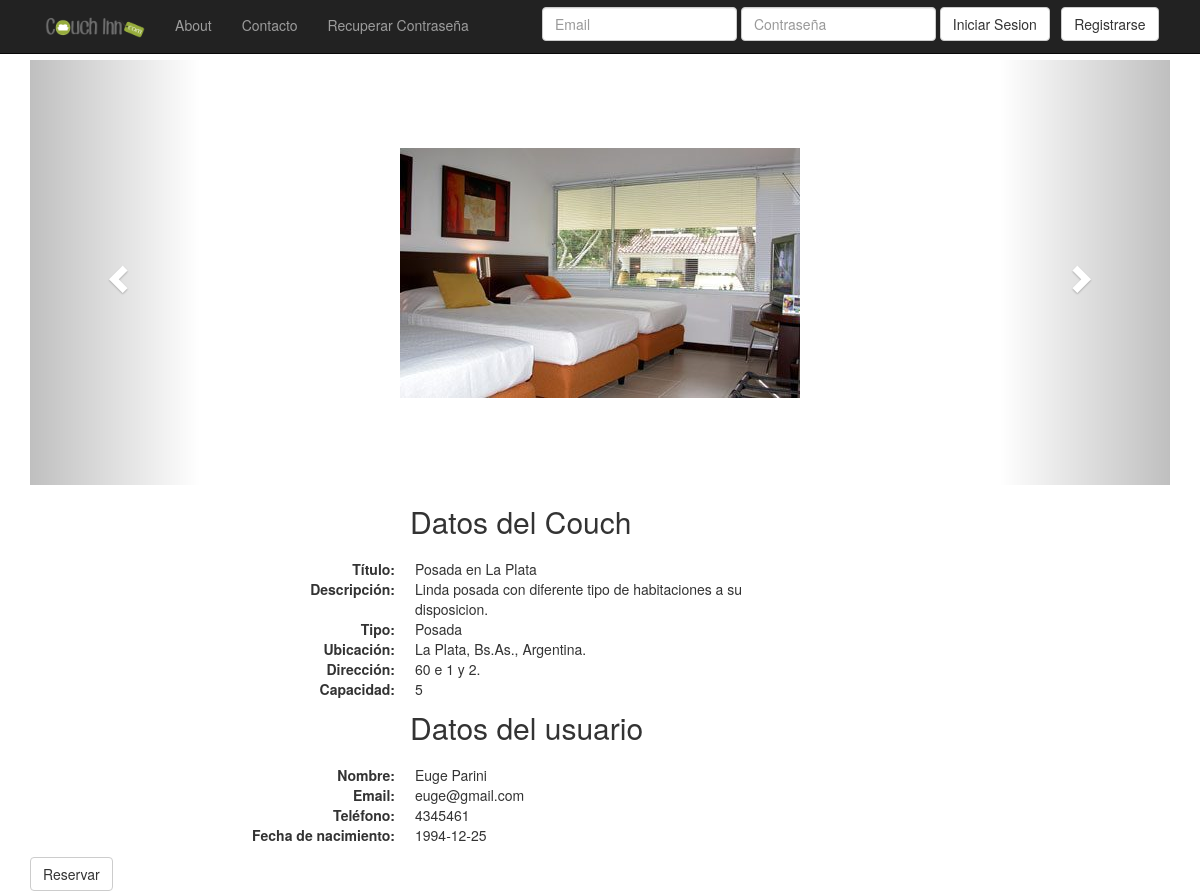
The page /detalle_couch.php?id=3 on the database its author committed.
### tables this page shows
CREATE TABLE IF NOT EXISTS `couch` (
  `id_couch` int(100) NOT NULL AUTO_INCREMENT,
  `id_usuario` int(100) NOT NULL,
  `id_tipo` int(100) NOT NULL,
  `titulo` varchar(100) NOT NULL,
  `descripcion` text NOT NULL,
  `ubicacion` varchar(100) NOT NULL,
  `direccion` varchar(100) NOT NULL,
  `capacidad` int(100) NOT NULL,
  `eliminado_couch` tinyint(1) NOT NULL DEFAULT '0',
  `despublicado` tinyint(1) NOT NULL DEFAULT '0',
  PRIMARY KEY (`id_couch`),
  KEY `id_tipo` (`id_tipo`)
);

CREATE TABLE IF NOT EXISTS `foto` (
  `id_foto` int(100) NOT NULL AUTO_INCREMENT,
  `id_couch` int(100) NOT NULL,
  `ruta` varchar(100) NOT NULL,
  PRIMARY KEY (`id_foto`),
  UNIQUE KEY `ruta` (`ruta`),
  KEY `id_couch` (`id_couch`)
);

CREATE TABLE IF NOT EXISTS `tipo` (
  `id_tipo` int(100) NOT NULL AUTO_INCREMENT,
  `nombre_tipo` varchar(30) NOT NULL,
  `eliminado` tinyint(1) DEFAULT '0',
  PRIMARY KEY (`id_tipo`)
);

CREATE TABLE IF NOT EXISTS `usuario` (
  `id_usuario` int(100) NOT NULL AUTO_INCREMENT,
  `email` varchar(30) NOT NULL,
  `nombre` varchar(35) NOT NULL,
  `apellido` varchar(35) NOT NULL,
  `fnac` date NOT NULL,
  `telefono` varchar(25) NOT NULL,
  `clave` varchar(15) NOT NULL,
  PRIMARY KEY (`id_usuario`) USING BTREE,
  UNIQUE KEY `email` (`email`),
  KEY `email_2` (`email`)
);

### detalle_couch.php (the view, shortened to what this page needs)
<?php
include("conectarBD.php");
$first= true;
$esDuenio = false;
$query= "SELECT * FROM couch INNER JOIN tipo ON (couch.id_tipo = tipo.id_tipo) INNER JOIN usuario ON (couch.id_usuario = usuario.id_usuario) WHERE (couch.id_couch ='".$_GET["id"]."' AND couch.eliminado_couch = 0)";
$resultado= mysqli_query($conexion, $query);
if (mysqli_num_rows($resultado) == 1){
?>
<!DOCTYPE html>
<html>
<head>
    <link href="bootstrap/css/bootstrap.min.css" rel="stylesheet">
    <link href="default.css" rel="stylesheet">
</head>
<body>
<?php include("navbar.php"); ?>
<div class="container">
    <?php while ( $couch = mysqli_fetch_array($resultado)) {
        $query_foto="SELECT ruta FROM foto WHERE id_couch='".$_GET["id"]."'";
        $resultado_foto=mysqli_query($conexion, $query_foto);
        $cant_fotos=mysqli_num_rows($resultado_foto);
        ?>
        <div id="myCarousel" class="carousel slide" data-ride="carousel">
            <ol class="carousel-indicators">
                <?php for($i = 0; $i < $cant_fotos; $i++){ ?>
                    <li data-target="#myCarousel" data-slide-to=<?php echo($i); if($i == 0){ echo(" class=active");} ?>></li>
                <?php } ?>
            </ol>
            <div class="carousel-inner" role="listbox">
                <?php while ( $foto = mysqli_fetch_array($resultado_foto)) {
                    if( $first){ $first=false;?>
                    <div class="item active">
                        <img  src=<?php echo("fotos_hospedajes/".$foto["ruta"]);?> >
                     </div>
                <?php } else {?>
                    <div class="item">
                        <img  src=<?php echo("fotos_hospedajes/".$foto["ruta"]);?> >
                    </div>
                <?php }
                } ?>
            </div>
            <a class="left carousel-control" href="#myCarousel" role="button" data-slide="prev">
                <span class="glyphicon glyphicon-chevron-left" aria-hidden="true"></span>
            </a>
            <a class="right carousel-control" href="#myCarousel" role="button" data-slide="next">
                <span class="glyphicon glyphicon-chevron-right" aria-hidden="true"></span>
            </a>
        </div>
        <p class="h2 col-md-offset-4"> Datos del Couch</p>
        <div class="col-md-offset-2 col-md-6 inf_couch">
            <d1 class="dl-horizontal">
                <dt> Título: </dt>
                <dd> <?php echo($couch["titulo"]) ?></dd>
                <dt> Descripción: </dt>
                <dd> <?php echo($couch["descripcion"]) ?></dd>
                <dt> Tipo:</dt>
                <dd> <?php echo($couch["nombre_tipo"]) ?></dd>
                <dt> Ubicación: </dt>
                <dd> <?php echo($couch["ubicacion"]) ?></dd>
                <dt> Dirección: </dt>
                <dd> <?php echo($couch["direccion"]) ?></dd>
                <dt> Capacidad: </dt>
                <dd> <?php echo($couch["capacidad"]) ?></dd>
            </d1>
        </div>
        <p class="h2 col-md-offset-4"> Datos del usuario</p>
        <div class="col-md-offset-2 col-md-6 inf_couch">
            <d1 class="dl-horizontal">
                <dt> Nombre: </dt>
                <dd> <?php echo($couch["nombre"]) ?> <?php echo($couch["apellido"]) ?></dd>
                <dt> Email:</dt>
                <dd> <?php echo($couch["email"]) ?></dd>
                <dt> Teléfono:</dt>
                <dd> <?php echo($couch["telefono"]) ?></dd>
                <dt> Fecha de nacimiento:</dt>
                <dd> <?php echo($couch["fnac"]) ?></dd>
            </d1>
        </div>
    <?php   }    ?>
    <?php   if (!$esDuenio && !$_SESSION["admin"]) {  ?>
                <a class="btn btn-default" href="index.php">Reservar</a>
        <?php   }  ?>
</div>
</body>
</html>
<?php } else {
    echo("Este Couch ha sido eliminado"); ?>
    <br><a class="btn btn-default" href="index.php">Volver</a>
<?php } ?>

### default.css (style rules this page uses)
.inf_couch { margin-right: 100%; margin-bottom: 1%; padding-top: 1%; }
.item { height: 425px; }
.carousel-inner > .item img { max-height: 100%; max-width: 100%; position: absolute; top: 0; bottom: 0; left: 0; right: 0; margin: auto; }

### rows shown on the page
couch: titulo "Posada en La Plata", descripcion "Linda posada con diferente tipo de habitaciones a su disposicion.", id_tipo.nombre_tipo "Posada", ubicacion "La Plata, Bs.As., Argentina.", direccion "60 e 1 y 2.", capacidad "5", id_usuario.nombre "Euge", id_usuario.apellido "Parini", id_usuario.email "euge@gmail.com", id_usuario.telefono "4345461", id_usuario.fnac "1994-12-25"
foto: ruta (picture)
